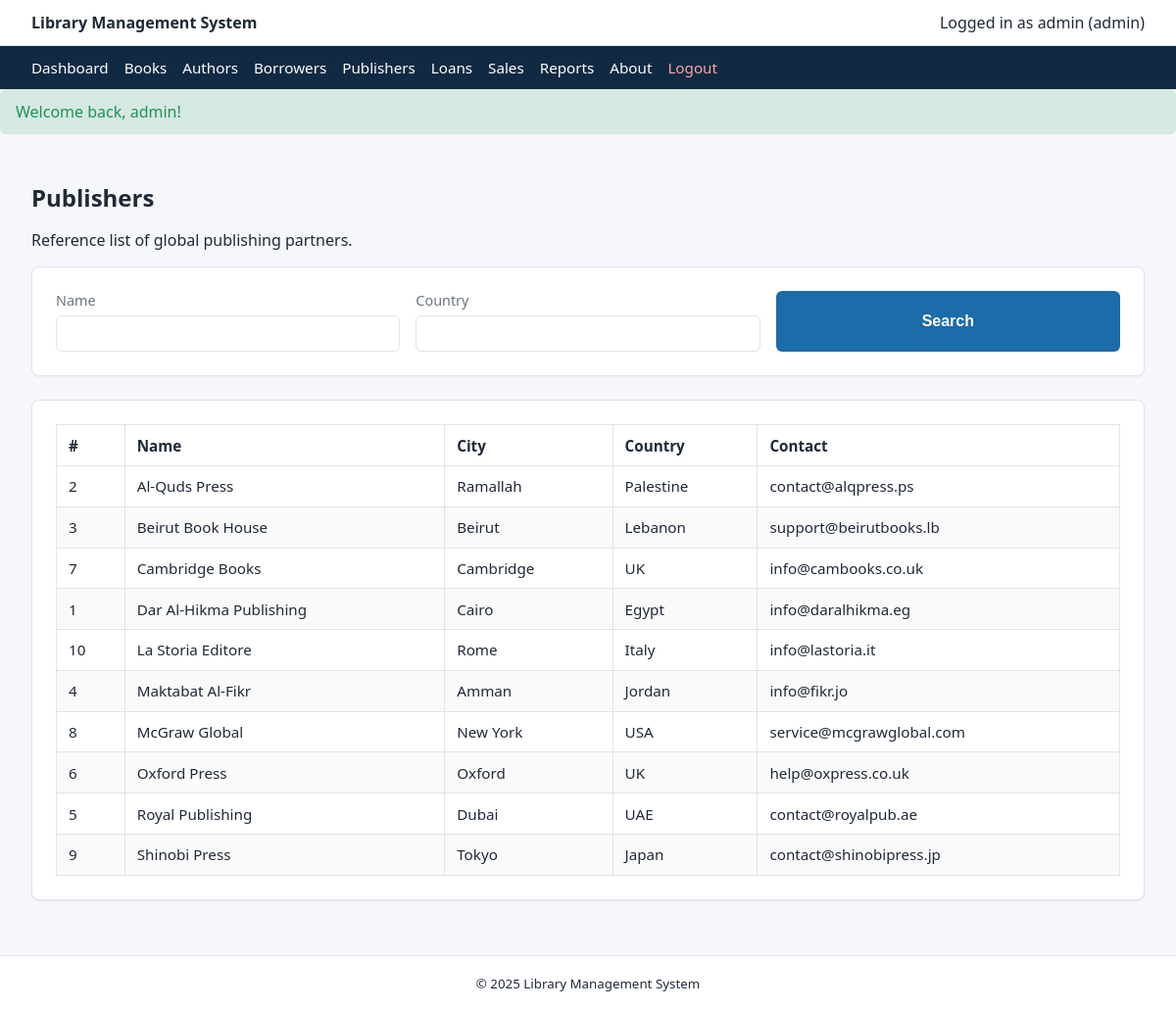
The page /publishers.php (signed in) on the database its author committed.
### tables this page shows
CREATE TABLE `publisher` (
  `publisher_id` int(11) NOT NULL,
  `name` varchar(100) NOT NULL,
  `city` varchar(100) DEFAULT NULL,
  `country` varchar(100) DEFAULT NULL,
  `contact_info` varchar(150) DEFAULT NULL
);

### helpers.php (called while the page is built, shortened)
<?php
function escape_output(string $value): string
{
    return htmlspecialchars($value, ENT_QUOTES, 'UTF-8');
}

### publishers.php (the view, shortened to what this page needs)
<?php
require_once 'header.php';
$keyword = trim($_GET['q'] ?? '');
$country = trim($_GET['country'] ?? '');
$sql = "SELECT * FROM publisher WHERE 1=1";
$sql .= " ORDER BY name";
$stmt = mysqli_prepare($conn, $sql);
mysqli_stmt_execute($stmt);
$publishers = mysqli_stmt_get_result($stmt);
?>
<section class="page-heading">
    <div>
        <h1>Publishers</h1>
        <p>Reference list of global publishing partners.</p>
    </div>
</section>
<section class="card">
    <form class="filter-form" method="get">
        <label>
            Name
            <input type="text" name="q" value="<?php echo escape_output($keyword); ?>">
        </label>
        <label>
            Country
            <input type="text" name="country" value="<?php echo escape_output($country); ?>">
        </label>
        <button type="submit">Search</button>
    </form>
</section>
<section class="card">
    <div class="table-wrapper">
        <table>
            <thead>
                <tr>
                    <th>#</th>
                    <th>Name</th>
                    <th>City</th>
                    <th>Country</th>
                    <th>Contact</th>
                </tr>
            </thead>
            <tbody>
                <?php while ($publisher = mysqli_fetch_assoc($publishers)) : ?>
                    <tr>
                        <td><?php echo $publisher['publisher_id']; ?></td>
                        <td><?php echo escape_output($publisher['name']); ?></td>
                        <td><?php echo escape_output($publisher['city'] ?? ''); ?></td>
                        <td><?php echo escape_output($publisher['country'] ?? ''); ?></td>
                        <td><?php echo escape_output($publisher['contact_info'] ?? ''); ?></td>
                    </tr>
                <?php endwhile; ?>
            </tbody>
        </table>
    </div>
</section>
<?php require_once 'footer.php'; ?>

### styles.css (style rules this page uses)
:root { font-family: "Segoe UI", Tahoma, Helvetica, Arial, sans-serif; color-scheme: light; --primary: #1b6ca8; --accent: #f4a261; --bg: #f6f7fb; --border: #e0e3ec; --text: #1f2937; --muted: #6b7280; --danger: #d14343; --success: #1f9254; }
* { box-sizing: border-box; }
body { margin: 0; background: var(--bg); color: var(--text); }
table { width: 100%; border-collapse: collapse; font-size: 0.95rem; }
th, td { border: 1px solid var(--border); padding: 0.65rem 0.75rem; text-align: left; }
th { background: #fff; font-weight: 600; }
tr:nth-child(even) { background: #fafafa; }
.card { background: #fff; border: 1px solid var(--border); border-radius: 8px; padding: 1.5rem; margin-bottom: 1.5rem; box-shadow: 0 1px 2px rgba(15, 23, 42, 0.05); }
.page-heading h1 { margin: 0 0 0.25rem 0; }
.filter-form, .grid-form, .inline-form, .auth-form { display: grid; gap: 1rem; }
.filter-form { grid-template-columns: repeat(auto-fit, minmax(180px, 1fr)); }
label { font-size: 0.9rem; color: var(--muted); display: flex; flex-direction: column; gap: 0.35rem; }
input, select, textarea, button { border: 1px solid var(--border); border-radius: 6px; padding: 0.55rem 0.7rem; font-size: 1rem; }
button, .button { background: var(--primary); color: #fff; border: none; cursor: pointer; font-weight: 600; }
.table-wrapper { overflow-x: auto; }

### rows shown on the page
publisher: publisher_id "2", name "Al-Quds Press", city "Ramallah", country "Palestine", contact_info "contact@alqpress.ps"
publisher: publisher_id "3", name "Beirut Book House", city "Beirut", country "Lebanon", contact_info "support@beirutbooks.lb"
publisher: publisher_id "7", name "Cambridge Books", city "Cambridge", country "UK", contact_info "info@cambooks.co.uk"
publisher: publisher_id "1", name "Dar Al-Hikma Publishing", city "Cairo", country "Egypt", contact_info "info@daralhikma.eg"
publisher: publisher_id "10", name "La Storia Editore", city "Rome", country "Italy", contact_info "info@lastoria.it"
publisher: publisher_id "4", name "Maktabat Al-Fikr", city "Amman", country "Jordan", contact_info "info@fikr.jo"
publisher: publisher_id "8", name "McGraw Global", city "New York", country "USA", contact_info "service@mcgrawglobal.com"
publisher: publisher_id "6", name "Oxford Press", city "Oxford", country "UK", contact_info "help@oxpress.co.uk"
publisher: publisher_id "5", name "Royal Publishing", city "Dubai", country "UAE", contact_info "contact@royalpub.ae"
publisher: publisher_id "9", name "Shinobi Press", city "Tokyo", country "Japan", contact_info "contact@shinobipress.jp"

### other values the page prints
escape_output($_SESSION['username']) "admin"
escape_output(current_user_role()) "admin"
escape_output($flash['message']) "Welcome back, admin!"
